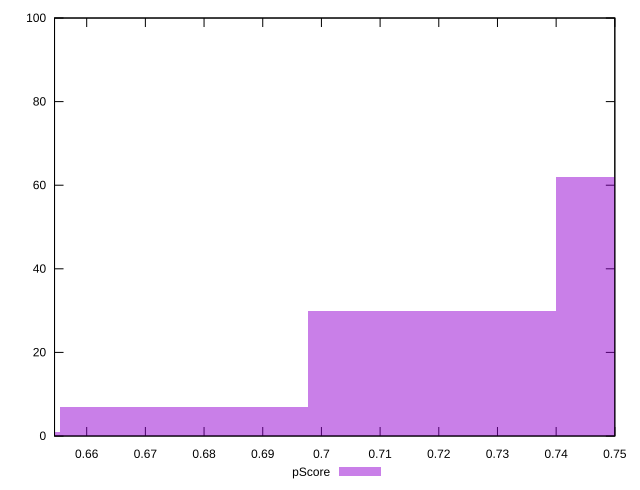

This figure's gnuplot source:
reset

$pScore <<EOF
0.7610807509841764 62
0.718798487040611 30
0.6765162230970456 7
0.6342339591534802 1
EOF

set key outside below
set boxwidth 0.04228226394356535
set xrange [0.6545188888888889:0.75]
set yrange [0:100]
set trange [0:100]
set style fill transparent solid 0.5 noborder
set terminal svg size 640, 490 enhanced background rgb 'white'
set output "report_00013_2021-02-09T12-04-24.940Z/uses-rel-preconnect/samples/pages/pScore/histogram.svg"

plot $pScore title "pScore" with boxes

reset
